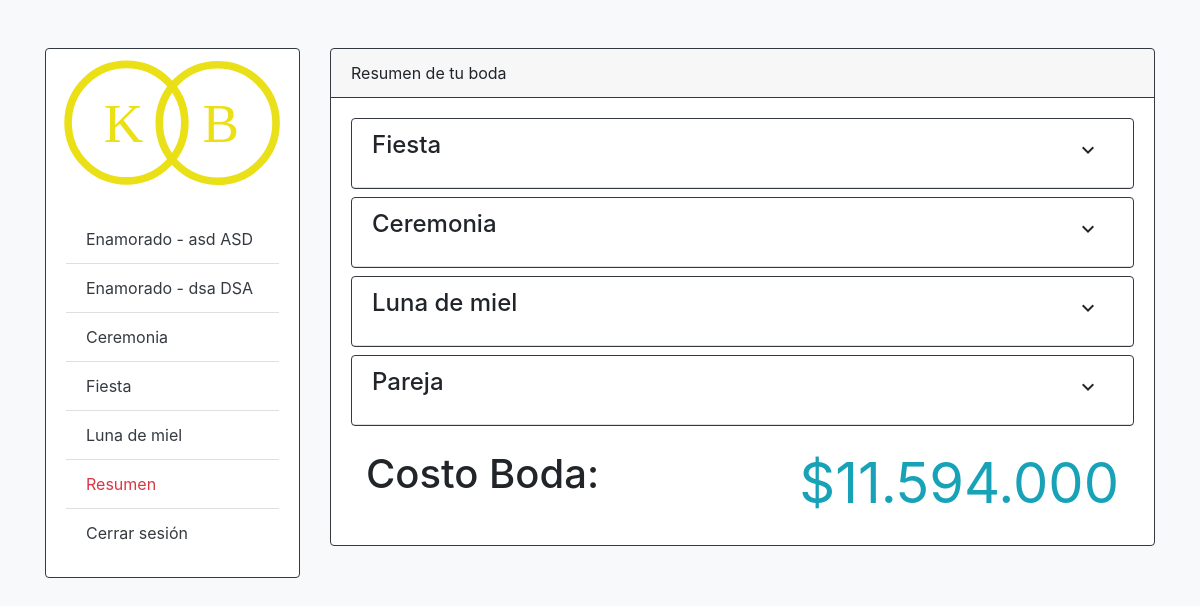
The app's page /resumen/ (signed in) with its own data.
### BodaKaoz/Pareja/models.py (models this page shows, shortened)
class Enamorado(models.Model):
	User=models.OneToOneField(User, on_delete=models.CASCADE)
	cedula=models.CharField(max_length=50, validators=[numeric_validator])
	telefono=models.CharField(max_length=50, null=True, blank=True, default=None)
	precio=models.BigIntegerField(default=0)
	class Meta:
		app_label = 'Pareja'

### BodaKaoz/Pareja/views.py (the view)
# urls.py: path('resumen/', TableroResumen, name='tableroResumen'),# Tablero temporal hecho por pareja
@login_required(login_url='index')
def TableroResumen(request):
	user_id = request.user
	enamorado = Enamorado.objects.get(User_id=user_id)
	boda = Boda.objects.filter(Enamorado1_id=enamorado.id)
	if len(boda) == 0:
		boda = Boda.objects.filter(Enamorado2_id=enamorado.id)
	fiesta = FiestaEvento.objects.filter(Boda_id=boda[0].id)
	ceremonia = CeremoniaEvento.objects.filter(Boda_id=boda[0].id)
	luna = LunaMielEvento.objects.filter(Boda_id=boda[0].id)
	precio_pareja = int(boda[0].Enamorado1.precio) + int(boda[0].Enamorado2.precio)
	ctx={
		'user_id': user_id,
		'boda_id':boda[0].id,
		'fiesta_id':fiesta[0].id,
		'ceremonia_id':ceremonia[0].id,
		'precio_fiesta': getPriceFormat(fiesta[0].precio),
		'precio_ceremonia': getPriceFormat(ceremonia[0].precio),
		'precio_luna': getPriceFormat(luna[0].precio),
		'precio_enamorado': getPriceFormat(boda[0].Enamorado1.precio),
		'precio_enamorado2': getPriceFormat(boda[0].Enamorado2.precio),
		'enamoradoNombre': boda[0].Enamorado1,
		'enamoradoNombre2': boda[0].Enamorado2,
		'precio_pareja': getPriceFormat(precio_pareja),
		'precio_boda': getPriceFormat(boda[0].precio)
	}
	template = loader.get_template('TableroResumen.html')
	return HttpResponse(template.render(ctx, request))

### BodaKaoz/Pareja/utils.py (called while the page is built)
def getPriceFormat(value):
    string = str(value)
    keys = [ string[::-1][i:i+3] for i in range(0, len(string), 3)]
    finalValue = '.'.join(keys)[::-1]
    return finalValue

### BodaKaoz/templates/TableroResumen.html (shortened to what this page needs)
{% extends "base/base.html" %}
	{% block name_mod %}
		<div class="card-header border-dark">
	    	Resumen de tu boda
	  	</div>
	{% endblock name_mod %}
	{% block content %}
	<div class="card border-dark mb-2">
		<div class="card-header bg-transparent">
			<div class="row justify-content-between">
				<div class="col">
					<h4>Fiesta</h4>
				</div>
				<div class="col text-right">
					<span class="btn" data-toggle="collapse" data-target="#collapseFiesta" aria-expanded="false" aria-controls="collapseFiesta">
						<i class="material-icons">expand_more</i>
	  				</span>
				</div>
			</div>
	  	</div>
	</div>
	<div class="card border-dark mb-2">
		<div class="card-header bg-transparent">
			<div class="row justify-content-between">
				<div class="col">
					<h4>Ceremonia</h4>
				</div>
				<div class="col text-right">
					<span class="btn" data-toggle="collapse" data-target="#collapseCeremonia" aria-expanded="false" aria-controls="collapseCeremonia">
						<i class="material-icons">expand_more</i>
	  				</span>
				</div>
			</div>
	  	</div>
	</div>
	<div class="card border-dark mb-2">
		<div class="card-header bg-transparent">
			<div class="row justify-content-between">
				<div class="col">
					<h4>Luna de miel</h4>
				</div>
				<div class="col text-right">
					<span class="btn" data-toggle="collapse" data-target="#collapseLuna" aria-expanded="false" aria-controls="collapseLuna">
						<i class="material-icons">expand_more</i>
	  				</span>
				</div>
			</div>
	  	</div>
	</div>
	<div class="card border-dark mb-2">
		<div class="card-header bg-transparent">
			<div class="row justify-content-between">
				<div class="col">
					<h4>Pareja</h4>
				</div>
				<div class="col text-right">
					<span class="btn" data-toggle="collapse" data-target="#collapsePareja" aria-expanded="false" aria-controls="collapsePareja">
						<i class="material-icons">expand_more</i>
	  				</span>
				</div>
			</div>
	  	</div>
	</div>
	<div class="container">
	  <div class="row mt-4">
	    <div class="col text-left">
	      <h1>Costo Boda:</h1>
	    </div>
	    <div class="col text-right">
	      <h1 class="display-4 text-info precioResumen"><strong>${{precio_boda}}</strong></h1>
	    </div>
	  </div>
	</div>
	{% endblock content %}

### BodaKaoz/templates/base/base.html (shortened to what this page needs)
<!DOCTYPE html>
<html lang="es">
<head>
	{% load staticfiles %}
	<link rel="stylesheet" href="{% static "css/base.css" %}">
	<link rel="stylesheet" href="{% static "css/bootstrap.min.css" %}">
</head>
<body class="bg-light">
	<div class="container container-md-fluid">
		<div class="row mt-5 pt-4 pt-md-0 mb-4">
			<div class="d-none d-md-block col-lg-3 col-md-4 col-sm-12">
				<div class="card border-dark">
  					<img class="card-img-top" src="{% static 'img/KBLogo_header.svg' %}">
  					<div class="card-body">
    					<ul class="list-group list-group-flush">
						  <li class="list-group-item">
						  	<a href="{% url 'Pareja:enamorado1' %}" class="text-dark" data-toggle="" aria-expanded="true" aria-controls="">
								Enamorado - {{ enamoradoNombre.User.first_name }} {{ enamoradoNombre.User.last_name }}
							</a>
						  </li>
						  <li class="list-group-item">
						  	<a href="{% url 'Pareja:enamorado2' %}" class="text-dark" data-toggle="" aria-expanded="true" aria-controls="">
								Enamorado - {{ enamoradoNombre2.User.first_name }} {{ enamoradoNombre2.User.last_name }}
							</a>
						  </li>
						  <li class="list-group-item">
						  	<a href="{% url 'Ceremonia:dashboard' user_id boda_id ceremonia_id %}" class="text-dark" data-toggle="" aria-expanded="true" aria-controls="">
								Ceremonia
							</a>
						  </li>
						  <li class="list-group-item">
						  	<a href="{% url 'Fiesta:dashboard' user_id boda_id fiesta_id %}" class="text-dark" data-toggle="" aria-expanded="true" aria-controls="">
								Fiesta
							</a>
						  </li>
						  <li class="list-group-item">
						  	<a href="#" class="text-dark" data-toggle="" aria-expanded="true" aria-controls="">
								Luna de miel
							</a>
						  </li>
						  <li class="list-group-item">
						  	<a href="{% url 'tableroResumen' %}" class="text-danger" data-toggle="" aria-expanded="true" aria-controls="">
								Resumen
							</a>
						  </li>
						  <li class="list-group-item">
						  	<a href="{% url 'Pareja:cerrar-sesion' %}" class="text-dark" data-toggle="" aria-expanded="true" aria-controls="">
								Cerrar sesión
							</a>
						  </li>
						</ul>
  					</div>
				</div>
			</div>
			<div class="col-lg-9 col-md-8 col-sm-12">
				<div class="card border-dark">
					{% block name_mod %}
					{% endblock name_mod %}
  				<div class="card-body">
					<div class="content">
						{% block content %}
						{% endblock content %}
					</div>
    			</div>
			</div>
		</div>
	</div>
</body>
</html>

### BodaKaoz/static/css/base.css (style rules this page uses)
* { -webkit-box-sizing: border-box; -moz-box-sizing:border-box; box-sizing: border-box; list-style: none; text-decoration: none; }
body { line-height: 18px; padding: 0; margin: 0; overflow-x: hidden; }
a { text-align: none; text-decoration: none; }

### records on screen
Enamorado: User.first_name "asd", User.last_name "ASD"
Enamorado: User.first_name "dsa", User.last_name "DSA"

### other values on screen
{{ precio_boda }} "11.594.000"
